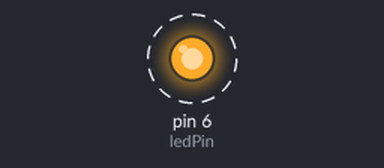
A sketch run on a simulated Arduino Uno, built with avr-gcc and run on an emulated ATmega328P. Parts: output pins drawn as LEDs (lit = HIGH). Dashed ring = blinking. No radio packets arrive unless stated.

Above: at 0.5 s.
Timing chart, 0 to 4.7 s (numbered marks = the images above):
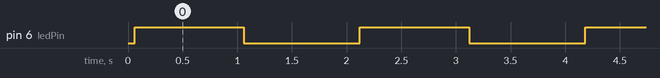

Measured:
- by itself, pin 6 (ledPin): alternates HIGH for 1.0 s and LOW for 1.1 s

The sketch:

TX_2.ino
```cpp
#include <SPI.h>
#include <RH_NRF24.h>

RH_NRF24 nrf24;
const int ledPin = 6;

void setup() {
  Serial.begin(9600);
  pinMode(ledPin, OUTPUT);

  if (!nrf24.init())
    Serial.println("fallo de inicializacion");
  if (!nrf24.setChannel(102))
    Serial.println("fallo en establecer canal");
  if (!nrf24.setRF(RH_NRF24::DataRate250kbps, RH_NRF24::TransmitPower0dBm))
    Serial.println("fallo en opciones RF");
}

void loop() {
  uint8_t data[] = "ABCDEFGHIJKLMNOPQRSTUVWXYZ";
  nrf24.send(data, sizeof(data));
  nrf24.waitPacketSent();

  digitalWrite(ledPin, HIGH);
  delay(1000);
  digitalWrite(ledPin, LOW);

  delay(1000);
}
```
